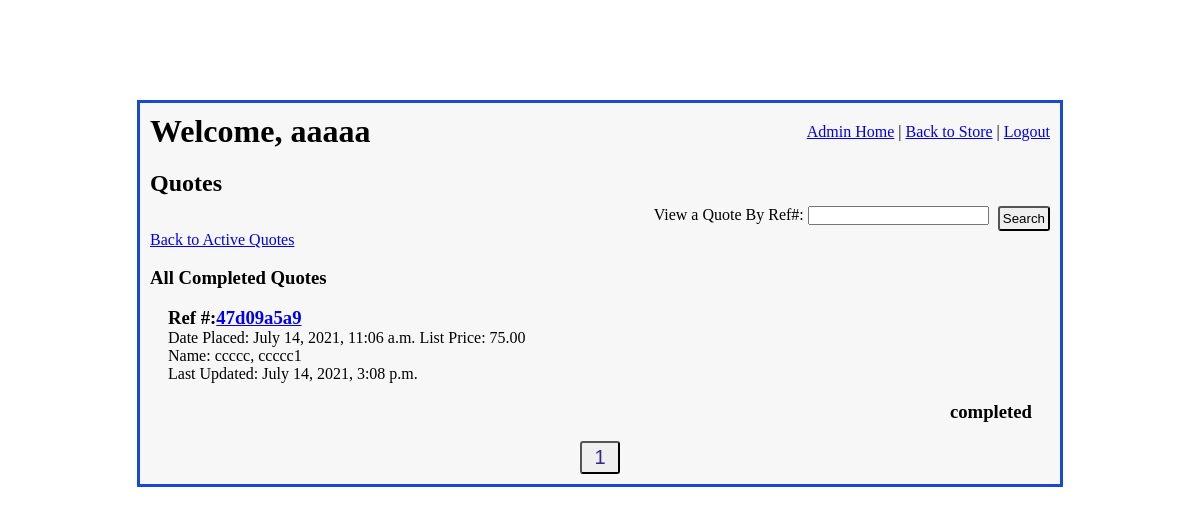
Before: /admin_access/completed_quotes_display/1 (signed in) with the older database file.
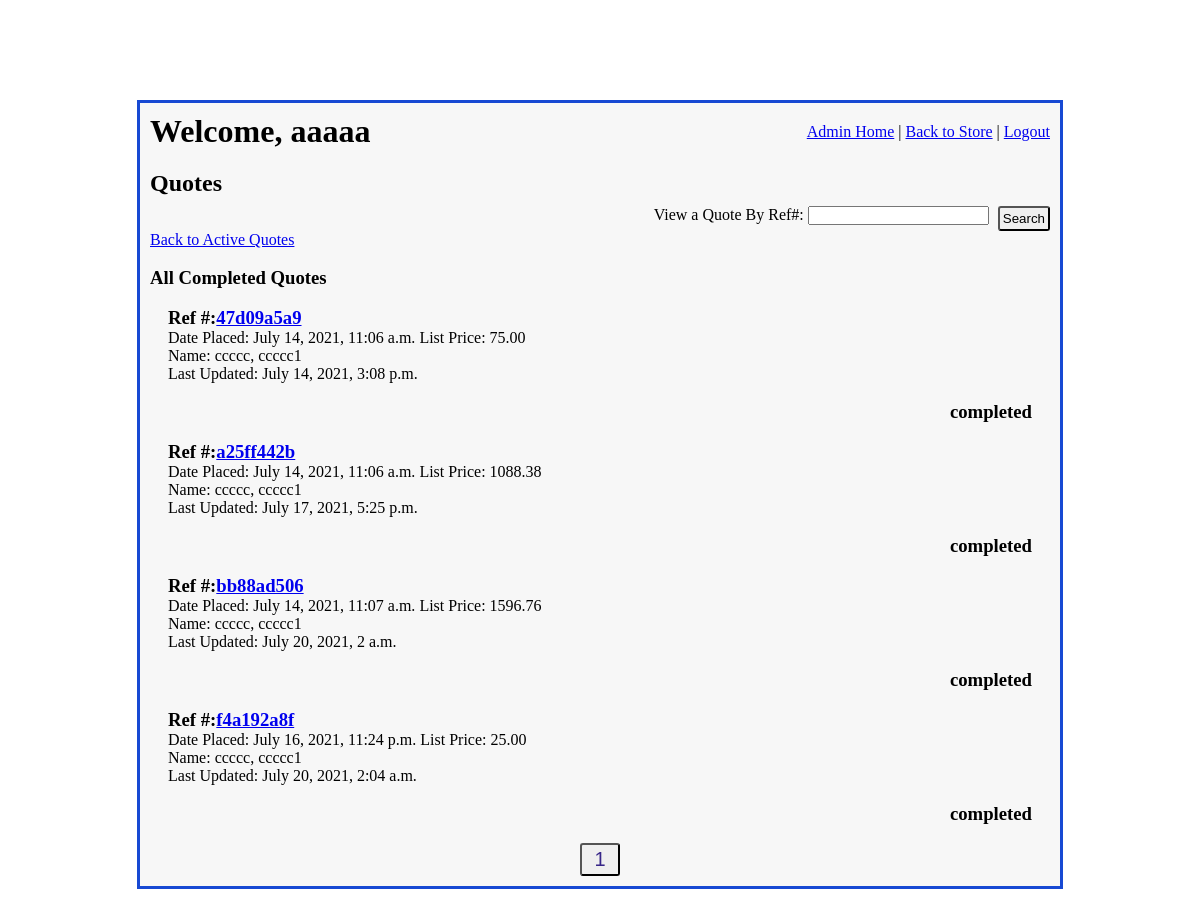
After: the same page with the newer database file.
### imgfield_app/models.py (models this page shows)
class Quote(models.Model):
    quoted_by = models.ForeignKey(
        User,
        related_name="user_quotes",
        on_delete=models.CASCADE
    )
    contact_info =  models.ForeignKey(
        ContactInfo,
        related_name="quotes",
        on_delete = models.CASCADE,
        null=True, blank=True,
    )
    ref_number = models.CharField(max_length=10)
    total_price = models.DecimalField(decimal_places=2, max_digits=10, null=True, blank=True)
    status = models.CharField(max_length=27)
    special_instructions = models.TextField(null=True, blank=True)
    office_notes = models.TextField(null=True, blank=True)
    placed_at = models.DateTimeField(auto_now_add=True)
    created_at = models.DateTimeField(auto_now_add=True)
    updated_at = models.DateTimeField(auto_now=True)
    objects = QuoteManager()

class User(models.Model):
    first_name = models.CharField(max_length=45)
    last_name = models.CharField(max_length=60)
    email = models.CharField(max_length=60)
    password = models.CharField(max_length=60)
    security_level = models.IntegerField()
    created_at = models.DateTimeField(auto_now_add=True)
    updated_at = models.DateTimeField(auto_now=True)
    objects = UserManager()

### admin_app/views.py (the view)
# urls.py: path('completed_quotes_display/<int:page_num>', views.completed_quotes_display),
def completed_quotes_display(request, page_num):
    if 'user_id' in request.session:
        logged_user = User.objects.get(id=request.session['user_id'])
        if logged_user.security_level > 4:
            all_completed_quotes = Quote.objects.exclude(status = "pending").exclude(status = "in process").exclude(status="archived").order_by('placed_at')
            p = Paginator(all_completed_quotes, 15)
            page = p.page(page_num)
            num_of_pages = "a" * p.num_pages
            context = {
                'logged_user': logged_user,
                'all_completed_quotes': page,
                'num_of_pages': num_of_pages,
            }
            return render(request, "completed_quotes_display.html", context)
    return redirect("/")

### admin_app/templates/completed_quotes_display.html (shortened to what this page needs)
<!DOCTYPE html>
<html lang="en">
<head>
    {% load static %}
    <link rel="stylesheet" href="{% static 'css/admin_main.css' %}">
    <link rel="stylesheet" href="{% static 'css/quotes_display.css' %}">
    <link rel="stylesheet" href="{% static 'css/completed_quotes_display.css' %}">
</head>
<body>
    <div id="wrapper">
        <div id="header">
            <h1>Welcome, {{ logged_user.first_name }}</h1>
            <div id="links">
                <a href="/admin_access">Admin Home</a>  |
                <a href="/">Back to Store</a>  |
                <a href="/signon/logout">Logout</a>
            </div>
        </div>
        <div id="content">
            <h2>Quotes</h2>
            <form action="/admin_access/find_quote" method="POST">
                <p>View a Quote By Ref#: <input type="text" name="quote_ref_num"></p>
                <button type="submit">Search</button>
            </form>
            <div id="quotes">
                <a href="/admin_access/quotes_display/1">Back to Active Quotes</a>
                <h3>All Completed Quotes</h3>
                {% for quote in all_completed_quotes %}
                    <div class="quote_pod">
                        <div class="quote_info">
                            <h3>Ref #:<a href="/admin_access/view_quote/{{ quote.id }}">{{ quote.ref_number }}</a></h3>
                            <p>Date Placed: {{ quote.placed_at }} <span class="quote_price">List Price: {{quote.total_price }}</span></p>
                            <p>Name: {{ quote.quoted_by.last_name }}, {{ quote.quoted_by.first_name }}</p>
                            <p>Last Updated: {{ quote.updated_at }}</p>
                        </div>
                        <div class="quote_status">
                            <h3 class="status">{{ quote.status }}</h3>
                        </div>
                    </div>
                {% endfor%}
            </div>
            <div id="page_nav">
                {% for i in num_of_pages %}
                    <button>
                        <a href="/admin_access/completed_quotes_display/{{ forloop.counter }}">{{ forloop.counter }}</a>
                    </button>
                {% endfor %}
            </div>
        </div>
    </div>
</body>
</html>

Changed rows visible on the page:
now on this page (row edited): Quote: ref_number "a25ff442b", placed_at "July 14, 2021, 11:06 a.m.", total_price "1088.38", quoted_by.last_name "ccccc", quoted_by.first_name "ccccc1", updated_at "July 17, 2021, 5:25 p.m.", status "completed"
now on this page (row edited): Quote: ref_number "bb88ad506", placed_at "July 14, 2021, 11:07 a.m.", total_price "1596.76", quoted_by.last_name "ccccc", quoted_by.first_name "ccccc1", updated_at "July 20, 2021, 2 a.m.", status "completed"
now on this page (row edited): Quote: ref_number "f4a192a8f", placed_at "July 16, 2021, 11:24 p.m.", total_price "25.00", quoted_by.last_name "ccccc", quoted_by.first_name "ccccc1", updated_at "July 20, 2021, 2:04 a.m.", status "completed"
